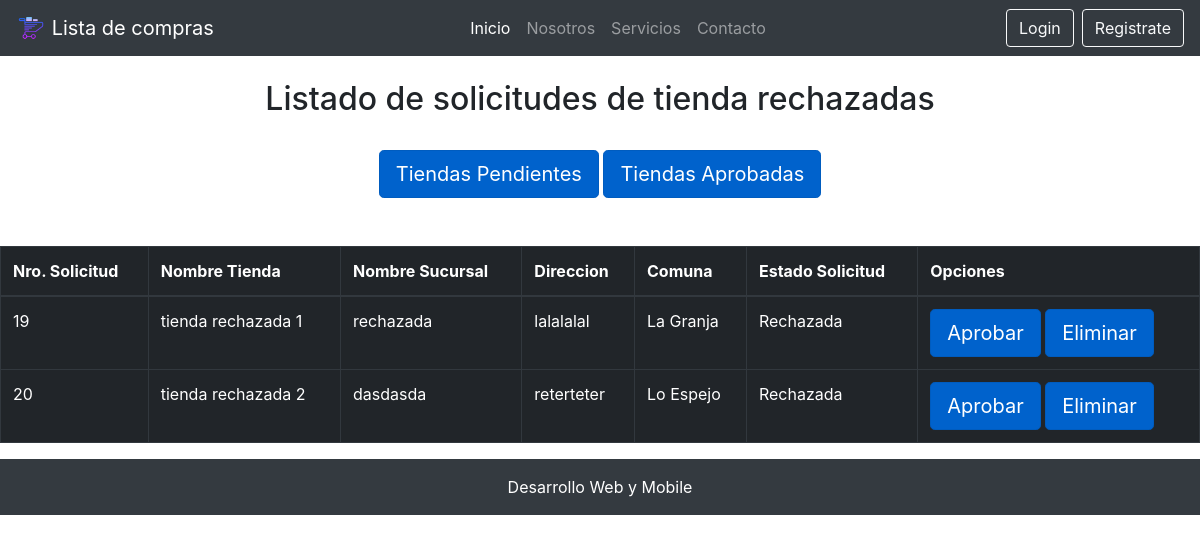
The page /tiendas_rechazadas/ on the database as committed earlier.
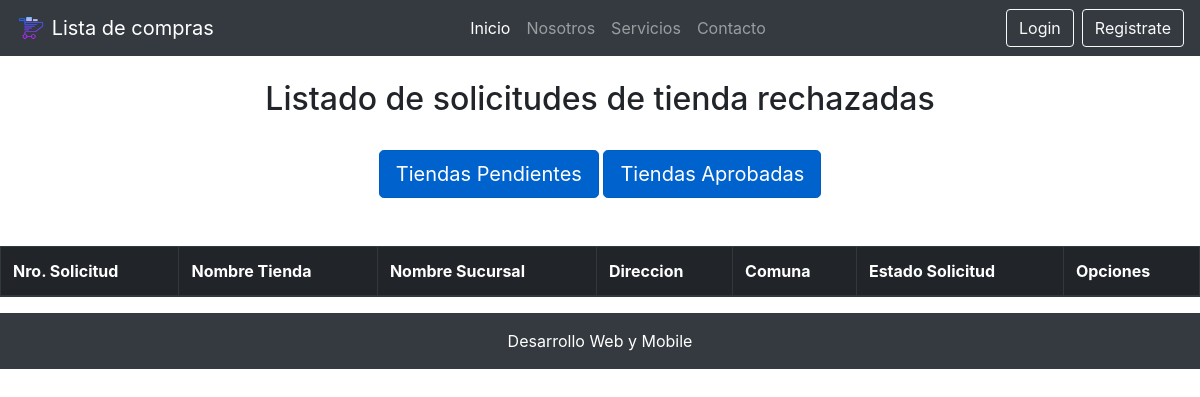
The same page on the database as committed later.
### core/models.py (models this page shows, shortened)
class Tienda(models.Model):
    nombre = models.CharField(max_length=50)
    nombre_sucursal = models.CharField(max_length=50, verbose_name="Nombre Sucursal")
    direccion = models.CharField(max_length=50)
    comuna = models.ForeignKey(Comuna, on_delete=models.CASCADE)
    estado_tienda = models.ForeignKey(EstadoTienda, on_delete=models.CASCADE, verbose_name="Estado Tienda")

class Comuna(models.Model):
    nombre = models.CharField(max_length=60)
    region = models.ForeignKey(Region, on_delete=models.CASCADE)

class EstadoTienda(models.Model):
    nombre = models.CharField(max_length=30, verbose_name="Estado Tienda")

### core/views.py (the view)
# urls.py: path('tiendas_rechazadas/', tiendasrechazadas, name="tiendas_rechazadas"),
def tiendasrechazadas(request):
    rechazadas = Tienda.objects.filter(estado_tienda=3)
    return render(request, 'core/tiendas_rechazadas.html', {
        'rechazadas': rechazadas
    })

### core/templates/core/tiendas_rechazadas.html (shortened to what this page needs)
{% extends "core/base.html" %}
{% block contenido %}
<br>
<h2 class="text-center">Listado de solicitudes de tienda rechazadas</h2>
<br>
<div class="row">
    <div class="col-12 text-center">
        <a href="{% url 'listar_solicitud' %}" class="btn btn-primary btn-lg active" role="button" aria-pressed="true">Tiendas Pendientes</a>
        <a href="{% url 'tiendas_aprobadas' %}" class="btn btn-primary btn-lg active" role="button" aria-pressed="true">Tiendas Aprobadas</a>
    </div>
</div>
<br>
<br>
<div class="table-responsive">
    <table class="table table-dark table-bordered table-hover table-condensed">
        <thead>
            <tr>
                <th>Nro. Solicitud</th>
                <th>Nombre Tienda</th>
                <th>Nombre Sucursal</th>
                <th>Direccion</th>
                <th>Comuna</th>
                <th>Estado Solicitud</th>
                <th>Opciones</th>
            </tr>
        </thead>
        <tbody>
            {% for r in rechazadas %}
            <tr>
                <td>{{ r.id }}</td>
                <td>{{ r.nombre }}</td>
                <td>{{ r.nombre_sucursal }}</td>
                <td>{{ r.direccion }}</td>
                <td>{{ r.comuna.nombre }}</td>
                <td>{{ r.estado_tienda.nombre }}</td>
                <td>
                    <a class="btn btn-primary btn-lg active" href="{% url 'aprobar_solicitud' r.id %}">Aprobar</a>
                    <a class="btn btn-primary btn-lg active" href="{% url 'eliminar_solicitud' r.id %}">Eliminar</a>
                </td>
            </tr>
            {% endfor %}
        </tbody>
    </table>
</div>
{% endblock contenido %}

Rows that differ between the two databases and show on the page:
removed Tienda: id "19", nombre "tienda rechazada 1", nombre_sucursal "rechazada", direccion "lalalalal", comuna.nombre "La Granja", estado_tienda.nombre "Rechazada"
removed Tienda: id "20", nombre "tienda rechazada 2", nombre_sucursal "dasdasda", direccion "reterteter", comuna.nombre "Lo Espejo", estado_tienda.nombre "Rechazada"
